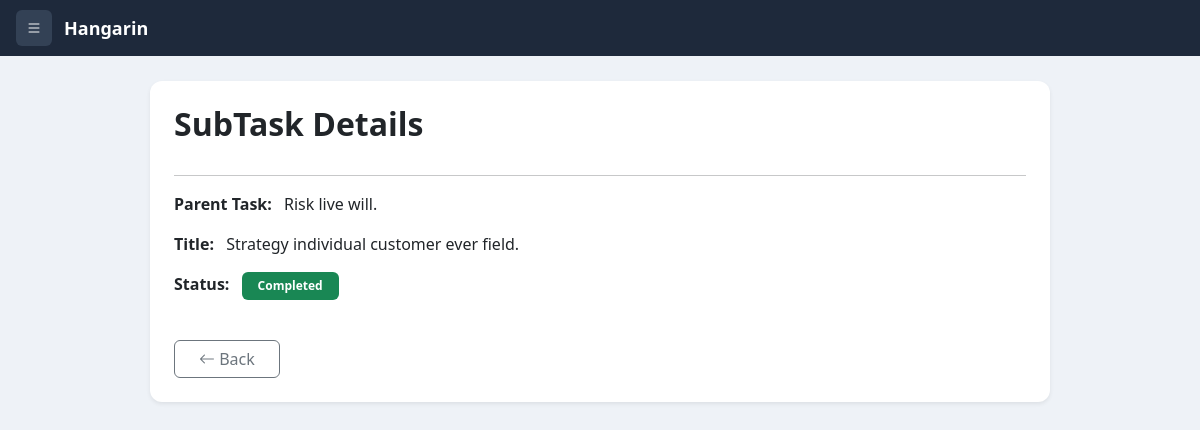
/subtasks/view/6/, run on the app's committed database.
### planner/models.py (models this page shows, shortened)
class BaseModel(models.Model):
    created_at = models.DateTimeField(auto_now_add=True)
    updated_at = models.DateTimeField(auto_now=True)
    class Meta:
        abstract = True

class SubTask(BaseModel):
    STATUS_CHOICES = [
        ("Pending", "Pending"),
        ("In Progress", "In Progress"),
        ("Completed", "Completed"),
    ]
    parent_task = models.ForeignKey(Task, on_delete=models.CASCADE)
    title = models.CharField(max_length=255)
    status = models.CharField(
        max_length=50,
        choices=STATUS_CHOICES,
        default="Pending"
    )

class Task(BaseModel):
    STATUS_CHOICES = [
        ("Pending", "Pending"),
        ("In Progress", "In Progress"),
        ("Completed", "Completed"),
    ]
    title = models.CharField(max_length=255)
    description = models.TextField()
    deadline = models.DateTimeField()
    status = models.CharField(
        max_length=50,
        choices=STATUS_CHOICES,
        default="Pending"
    )
    category = models.ForeignKey(Category, on_delete=models.CASCADE)
    priority = models.ForeignKey(Priority, on_delete=models.CASCADE)

### planner/views.py (the view)
# urls.py: path('subtasks/view/<int:id>/', subtask_view, name='subtask_view'),
def subtask_view(request, id):
    subtask = get_object_or_404(SubTask, id=id)
    context = {
        "subtask": subtask
    }
    return render(request, "subtask_view.html", context)

### templates/subtask_view.html
{% extends "base.html" %}
{% block content %}
<div class="card shadow-sm p-4" style="max-width:900px; margin:auto;">
<h2 class="fw-semibold mb-3">SubTask Details</h2>
<hr>
<div class="mb-3">
<strong>Parent Task:</strong>
<span class="ms-2">{{ subtask.parent_task.title }}</span>
</div>
<div class="mb-3">
<strong>Title:</strong>
<span class="ms-2">{{ subtask.title }}</span>
</div>
<div class="mb-4">
<strong>Status:</strong>
<span class="badge ms-2 px-3 py-2
{% if subtask.status == 'Pending' %}
bg-secondary
{% elif subtask.status == 'In Progress' %}
bg-warning text-dark
{% elif subtask.status == 'Completed' %}
bg-success
{% endif %}
">
{{ subtask.status }}
</span>
</div>
<div class="mt-3">
<a href="{% url 'subtask_list' %}" class="btn btn-outline-secondary px-4">
<i class="bi bi-arrow-left"></i> Back
</a>
</div>
</div>
{% endblock %}

### templates/base.html (style rules this page uses)
* { box-sizing:border-box; }
body { background:#eef2f7; font-family:'Segoe UI', Tahoma, Geneva, Verdana, sans-serif; margin:0; padding:0; }
.card { border:none; border-radius:12px; }

### data on the page
SubTask: parent_task "Risk live will.", title "Strategy individual customer ever field.", status "Completed"
